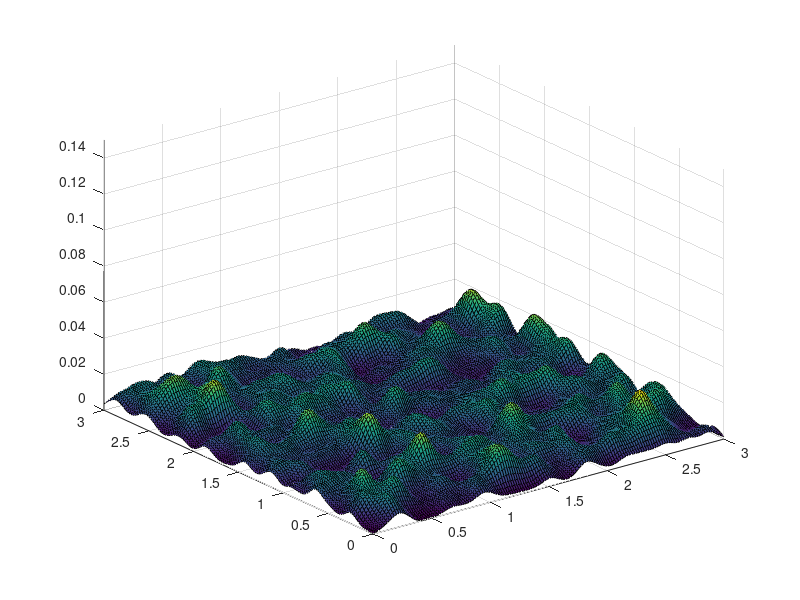

MATLAB code for this plot: (Note: this script raises an error after producing the figure.)
function h = heightmap
close all;
NUM_HILLS           = 1000;
SIZE                = 3;
RES                 = 0.02; 
HEIGHT              = 0.03;
HILL_WIDTH          = 0.005; 
WIDTH_VARIABILITY   = 0.5; % 0 =< x < 1
HEIGHT_VARIABILITY  = 0;

[x,y] = meshgrid(0:RES:SIZE,0:RES:SIZE);

h = zeros(size(x));
for i = 1:NUM_HILLS
    % MEAN
    mu = rand(1,2)*SIZE;

    % COV
    sigma = diag([HILL_WIDTH + rand*HILL_WIDTH*WIDTH_VARIABILITY,HILL_WIDTH + rand*HILL_WIDTH*WIDTH_VARIABILITY]- 0.5*HILL_WIDTH*WIDTH_VARIABILITY);
    hill = gauss2d(x,y, sigma, mu);
%     hill = hill .* (HEIGHT+randn*HEIGHT*HEIGHT_VARIABILITY)/max(max(hill));
    hill = hill .* (1 + randn*HEIGHT_VARIABILITY/max(max(hill)));
    h = h + hill;

end
h = h - min(min(h));
% Normalize height to parameter
h = h .* (HEIGHT/max(max(h)));
surf(x,y,h);

 axis([0 SIZE 0 SIZE 0 5*max(max(h))]);
 heightmap_size = size(h);
 save('heightmap.mat','h','-ascii')
 prepend2file([num2str(heightmap_size(1)),' ',num2str(heightmap_size(2))],'heightmap.mat',1);
 
%  h2 = fliplr(h);
%  h2 = -h2;
%   save('heightmap-viz.mat','h2','-ascii')
%  prepend2file([num2str(heightmap_size(1)),' ',num2str(heightmap_size(2))],'heightmap-viz.mat',1);

end

function mat = gauss2d(R,C, SIGMA, MU)
    gsize = size(R);
    mat = mvnpdf([R(:),C(:)],MU,SIGMA);
    mat = reshape(mat,gsize(1),gsize(2));
end

function prepend2file( string, filename, newline )
% newline:  is an optional boolean, that if true will append a \n to the end 
% of the string that is sent in such that the original text starts on the 
% next line rather than the end of the line that the string is on 
% string:  a single line string 
% filename:  the file you want to prepend to 
      tempFile = tempname
      fw = fopen( tempFile, 'wt' );
      if nargin < 3
          newline = false;
      end
      if newline
          fwrite( fw, sprintf('%s\n', string ) );
      else
          fwrite( fw, string );
      end
      fclose( fw );
      appendFiles( filename, tempFile );
      copyfile( tempFile, filename );
      delete(tempFile);
end

% append readFile to writtenFile
function status = appendFiles( readFile, writtenFile )
      fr = fopen( readFile, 'rt' );
      fw = fopen( writtenFile, 'at' );
      while feof( fr ) == 0
          tline = fgetl( fr );
          fwrite( fw, sprintf('%s\n',tline ) );
      end
      fclose(fr);
      fclose(fw);
end